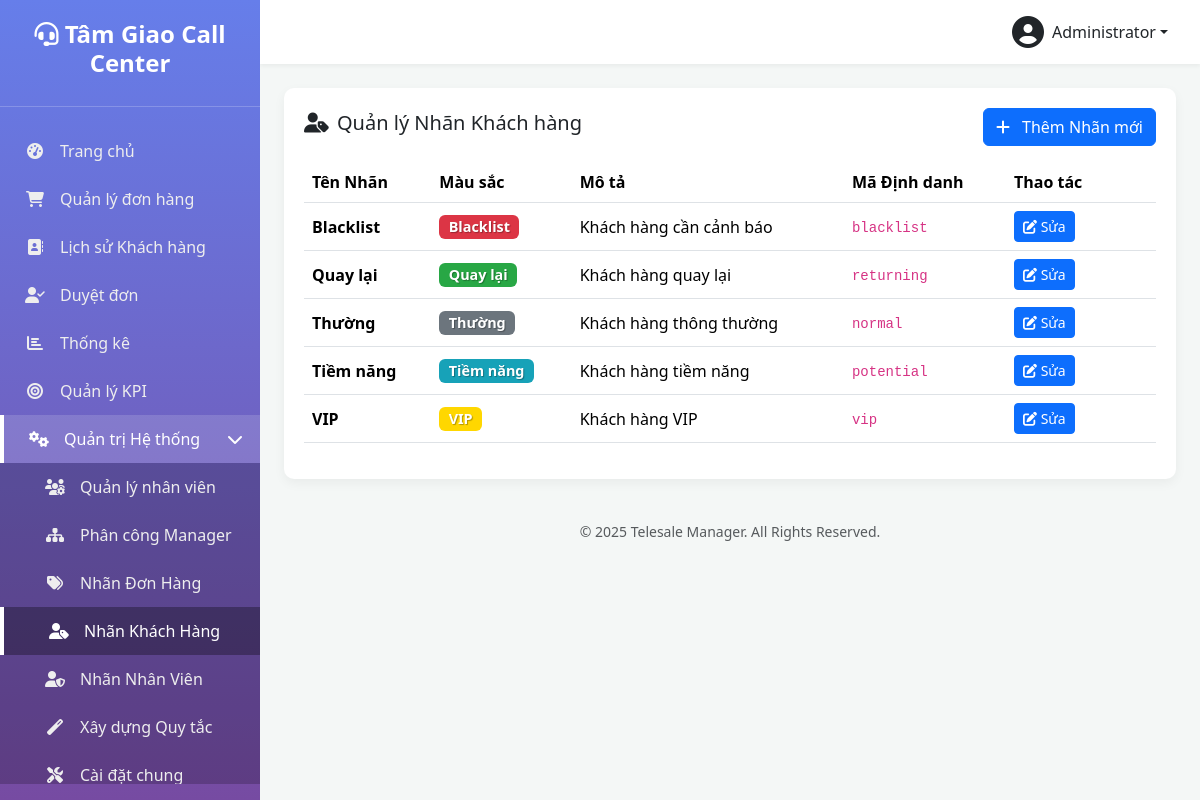
The app's page /manage-customer-labels.php (signed in), older data.
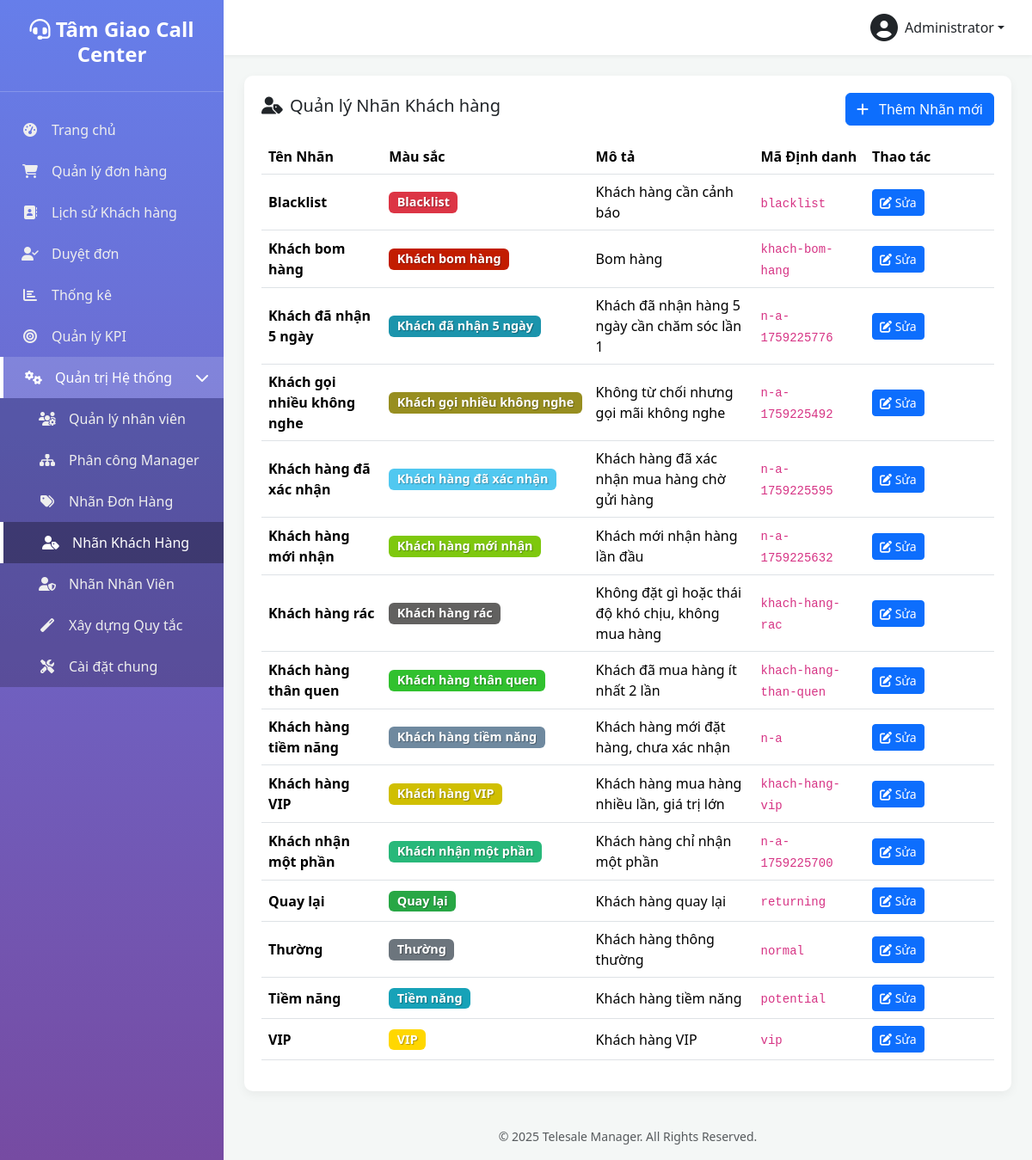
The same page, newer data.
### tables this page shows
CREATE TABLE `settings` (
  `setting_key` varchar(100) NOT NULL,
  `setting_value` text DEFAULT NULL
);

CREATE TABLE `users` (
  `id` int(10) UNSIGNED NOT NULL,
  `username` varchar(50) NOT NULL COMMENT 'Tên đăng nhập',
  `password` varchar(255) NOT NULL,
  `full_name` varchar(100) NOT NULL COMMENT 'Họ và tên',
  `email` varchar(100) DEFAULT NULL COMMENT 'Email',
  `phone` varchar(20) DEFAULT NULL COMMENT 'Số điện thoại',
  `role` enum('admin','manager','telesale') NOT NULL DEFAULT 'telesale' COMMENT 'Vai trò: admin, manager, telesale',
  `status` enum('active','inactive','suspended') NOT NULL DEFAULT 'active' COMMENT 'Trạng thái: active, inactive, suspended (bị treo)',
  `avatar` varchar(255) DEFAULT NULL COMMENT 'Đường dẫn ảnh đại diện',
  `last_login_at` datetime DEFAULT NULL COMMENT 'Lần đăng nhập cuối',
  `last_login_ip` varchar(45) DEFAULT NULL COMMENT 'IP đăng nhập cuối',
  `created_at` datetime DEFAULT current_timestamp(),
  `updated_at` datetime DEFAULT current_timestamp() ON UPDATE current_timestamp(),
  `suspension_reason` text DEFAULT NULL,
  `suspension_until` datetime DEFAULT NULL
);

CREATE TABLE `customer_labels` (
  `id` int(11) NOT NULL,
  `label_key` varchar(50) NOT NULL,
  `label_name` varchar(100) NOT NULL,
  `description` text DEFAULT NULL,
  `color` varchar(20) DEFAULT '#17a2b8',
  `icon` varchar(50) DEFAULT 'fa-tag',
  `auto_assign_rules` longtext DEFAULT NULL CHECK (json_valid(`auto_assign_rules`)),
  `restrictions` longtext DEFAULT NULL CHECK (json_valid(`restrictions`)),
  `sort_order` int(11) DEFAULT 0,
  `created_by` int(10) UNSIGNED DEFAULT NULL,
  `created_at` datetime DEFAULT current_timestamp(),
  `updated_at` datetime DEFAULT current_timestamp() ON UPDATE current_timestamp()
);

### functions.php (called while the page is built, shortened)
<?php
function get_db_connection() {
    static $pdo = null;
    if ($pdo === null) {
        try {
            $dsn = "mysql:host=" . DB_HOST . ";dbname=" . DB_NAME . ";charset=" . DB_CHARSET;
            $options = [
                PDO::ATTR_ERRMODE => PDO::ERRMODE_EXCEPTION,
                PDO::ATTR_DEFAULT_FETCH_MODE => PDO::FETCH_ASSOC,
                PDO::ATTR_EMULATE_PREPARES => false,
            ];
            $pdo = new PDO($dsn, DB_USER, DB_PASS, $options);
        } catch (PDOException $e) {
            die('Database connection failed: ' . $e->getMessage());
        }
    }
    return $pdo;
}
function db_query($sql, $params = []) {
    $pdo = get_db_connection();
    $stmt = $pdo->prepare($sql);
    $stmt->execute($params);
    return $stmt;
}
function db_get_row($sql, $params = []) {
    $stmt = db_query($sql, $params);
    return $stmt->fetch(PDO::FETCH_ASSOC);
}
function db_get_results($sql, $params = []) {
    $stmt = db_query($sql, $params);
    return $stmt->fetchAll(PDO::FETCH_ASSOC);
}
function db_get_var($sql, $params = []) {
    $stmt = db_query($sql, $params);
    return $stmt->fetchColumn();
}
function is_logged_in() {
    return isset($_SESSION['user_id']) && !empty($_SESSION['user_id']);
}
function get_logged_user() {
    static $cached_user = null;
    if ($cached_user === null) {
        $cached_user = db_get_row(
            "SELECT * FROM users WHERE id = ? AND status = 'active'",
            [$_SESSION['user_id']]
        );
    }
    return $cached_user;
}
function is_admin() {
    $user = get_logged_user();
    return $user && is_array($user) && isset($user['role']) && $user['role'] === 'admin';
}
function require_admin() {
    if (!is_admin()) {
        redirect('dashboard.php?error=access_denied');
        exit;
    }
}
function get_setting($key, $default = null) {
    $value = db_get_var("SELECT setting_value FROM settings WHERE setting_key = ?", [$key]);
    return $value !== false && $value !== null ? $value : $default;
}

### manage-customer-labels.php (the view, shortened to what this page needs)
<?php
require_once 'functions.php';
require_admin();
$labels = db_get_results("SELECT * FROM customer_labels ORDER BY label_name ASC");
include 'includes/header.php';
?>
<div class="table-card">
    <div class="d-flex justify-content-between align-items-center mb-3">
        <h5><i class="fas fa-user-tag me-2"></i>Quản lý Nhãn Khách hàng</h5>
        <button class="btn btn-primary" onclick="prepareAddModal()">
            <i class="fas fa-plus me-2"></i> Thêm Nhãn mới
        </button>
    </div>
    <table class="table table-hover align-middle">
        <thead>
            <tr>
                <th>Tên Nhãn</th>
                <th>Màu sắc</th>
                <th>Mô tả</th>
                <th>Mã Định danh</th>
                <th style="width: 150px;">Thao tác</th>
            </tr>
        </thead>
        <tbody>
            <?php if (empty($labels)): ?>
                <tr><td colspan="5" class="text-center text-muted py-4">Chưa có nhãn khách hàng nào được tạo.</td></tr>
            <?php else: ?>
                <?php foreach ($labels as $label): ?>
                <tr>
                    <td><strong><?php echo htmlspecialchars($label['label_name']); ?></strong></td>
                    <td>
                        <span class="badge" style="background-color: <?php echo htmlspecialchars($label['color']); ?>; color: #fff; text-shadow: 1px 1px 1px rgba(0,0,0,0.3); font-size: 0.9em;">
                            <?php echo htmlspecialchars($label['label_name']); ?>
                        </span>
                    </td>
                    <td><?php echo htmlspecialchars($label['description']); ?></td>
                    <td><code><?php echo htmlspecialchars($label['label_key']); ?></code></td>
                    <td>
                        <button class="btn btn-sm btn-primary"
                                onclick="prepareEditModal(
                                    '<?php echo htmlspecialchars($label['label_key'], ENT_QUOTES); ?>',
                                    '<?php echo htmlspecialchars($label['label_name'], ENT_QUOTES); ?>',
                                    '<?php echo htmlspecialchars($label['color'], ENT_QUOTES); ?>',
                                    '<?php echo htmlspecialchars($label['description'], ENT_QUOTES); ?>'
                                )">
                            <i class="fas fa-edit"></i> Sửa
                        </button>
                        </td>
                </tr>
                <?php endforeach; ?>
            <?php endif; ?>
        </tbody>
    </table>
</div>
<?php include 'includes/footer.php'; ?>

### includes/header.php (shortened to what this page needs)
<?php
$current_user = get_logged_user();
$current_page = basename($_SERVER['PHP_SELF']);
$system_pages = [
    'users.php',
    'manager-assignments.php',
    'manage-order-statuses.php',
    'manage-customer-labels.php',
    'manage-user-labels.php',
    'admin-rules.php',
    'settings.php',
];
$is_system_page_active = in_array($current_page, $system_pages);
?>
<!DOCTYPE html>
<html lang="vi">
<head>
    <link href="https://cdn.jsdelivr.net/npm/bootstrap@5.3.2/dist/css/bootstrap.min.css" rel="stylesheet">
    <link rel="stylesheet" href="https://cdnjs.cloudflare.com/ajax/libs/font-awesome/6.4.2/css/all.min.css">
</head>
<body>
    <div class="wrapper">
        <nav class="sidebar">
            <div class="sidebar-header">
                <h3><i class="fas fa-headset"></i> <?php echo get_setting('site_name', SITE_NAME); ?></h3>
            </div>
            <ul class="sidebar-nav">
                <li class="<?php echo ($current_page == 'dashboard.php') ? 'active' : ''; ?>">
                    <a href="dashboard.php"><i class="fas fa-tachometer-alt nav-icon"></i> Trang chủ</a>
                </li>
                <li class="<?php echo ($current_page == 'orders.php' || $current_page == 'order-detail.php') ? 'active' : ''; ?>">
                    <a href="orders.php"><i class="fas fa-shopping-cart nav-icon"></i> Quản lý đơn hàng</a>
                </li>
                <?php if (is_admin() || is_manager()): ?>
                <li class="<?php echo ($current_page == 'customer-history.php') ? 'active' : ''; ?>">
                    <a href="customer-history.php"><i class="fas fa-address-book nav-icon"></i> Lịch sử Khách hàng</a>
                </li>
                <li class="<?php echo ($current_page == 'pending-orders.php') ? 'active' : ''; ?>">
                    <a href="pending-orders.php">
                        <i class="fas fa-user-check nav-icon"></i> Duyệt đơn
                    </a>
                </li>
                <li class="<?php echo ($current_page == 'statistics.php') ? 'active' : ''; ?>">
                    <a href="statistics.php"><i class="fas fa-chart-bar nav-icon"></i> Thống kê</a>
                </li>
                <?php endif; ?>
                <?php if (is_admin() || is_manager()): ?>
                    <li class="<?php echo ($current_page == 'kpi.php') ? 'active' : ''; ?>">
                        <a href="kpi.php">
                            <i class="fas fa-bullseye nav-icon"></i>
                            <?php echo is_admin() ? 'Quản lý KPI' : 'Xem KPI'; ?>
                        </a>
                    </li>
                <?php endif; ?>
                <?php if (is_admin() || is_manager()): ?>
                <li class="<?php echo $is_system_page_active ? 'active' : ''; ?>">
                    <a href="#systemSettings" data-bs-toggle="collapse" aria-expanded="<?php echo $is_system_page_active ? 'true' : 'false'; ?>">
                        <i class="fas fa-cogs nav-icon"></i>
                        Quản trị Hệ thống
                        <i class="fas fa-chevron-right arrow"></i>
                    </a>
                    <ul class="collapse submenu <?php echo $is_system_page_active ? 'show' : ''; ?>" id="systemSettings">
                        <li class="<?php echo ($current_page == 'users.php') ? 'active' : ''; ?>">
                            <a href="users.php">
                                <i class="fas fa-users-cog nav-icon"></i>
                                <?php echo is_admin() ? 'Quản lý nhân viên' : 'Xem nhân viên'; ?>
                            </a>
                        </li>
                        <?php if (is_admin()):  ?>
                        <li class="<?php echo ($current_page == 'manager-assignments.php') ? 'active' : ''; ?>">
                            <a href="manager-assignments.php"><i class="fas fa-sitemap nav-icon"></i> Phân công Manager</a>
                        </li>
                        <li class="<?php echo ($current_page == 'manage-order-statuses.php') ? 'active' : ''; ?>">
							<a href="manage-order-statuses.php"><i class="fas fa-tags nav-icon"></i> Nhãn Đơn Hàng</a>
						</li>
						<li class="<?php echo ($current_page == 'manage-customer-labels.php') ? 'active' : ''; ?>">
							<a href="manage-customer-labels.php"><i class="fas fa-user-tag nav-icon"></i> Nhãn Khách Hàng</a>
						</li>
						<li class="<?php echo ($current_page == 'manage-user-labels.php') ? 'active' : ''; ?>">
							<a href="manage-user-labels.php"><i class="fas fa-user-shield nav-icon"></i> Nhãn Nhân Viên</a>
						</li>
						<li class="<?php echo ($current_page == 'admin-rules.php' || $current_page == 'admin-rules.php') ? 'active' : ''; ?>">
							<a href="admin-rules.php"><i class="fas fa-magic nav-icon"></i> Xây dựng Quy tắc</a>
						</li>
                         <li class="<?php echo ($current_page == 'settings.php') ? 'active' : ''; ?>">
                            <a href="settings.php"><i class="fas fa-tools nav-icon"></i> Cài đặt chung</a>
                        </li>
                        <?php endif; ?>
                    </ul>
                </li>
                <?php endif; ?>
            </ul>
        </nav>
        <div class="main-content">
            <header class="top-navbar d-flex justify-content-end align-items-center">
                <div class="dropdown">
                    <a href="#" class="d-flex align-items-center text-dark text-decoration-none dropdown-toggle" id="dropdownUser" data-bs-toggle="dropdown" aria-expanded="false">
                        <i class="fas fa-user-circle fa-2x me-2"></i>
                        <span><?php echo htmlspecialchars($current_user['full_name']); ?></span>
                    </a>
                </div>
            </header>
            <main class="p-4">

### includes/footer.php (shortened to what this page needs)
</main> <footer class="text-center p-3 text-muted">
                <small>&copy; <?php echo date('Y'); ?> <?php echo SITE_NAME; ?>. All Rights Reserved.</small>
            </footer>
        </div> </div> <div class="position-fixed bottom-0 end-0 p-3" style="z-index: 1100">
    </div>
</body>
</html>

### includes/header.php (style rules this page uses)
:root { --sidebar-width: 260px; --primary-color: #667eea; --secondary-color: #764ba2; }
body { background-color: #f4f7f6; }
.wrapper { display: flex; min-height: 100vh; }
.sidebar { width: var(--sidebar-width); background: linear-gradient(180deg, var(--primary-color) 0%, var(--secondary-color) 100%); color: #fff; position: fixed; height: 100%; display: flex; flex-direction: column; }
.sidebar-header { padding: 20px; text-align: center; border-bottom: 1px solid rgba(255,255,255,0.2); flex-shrink: 0; }
.sidebar-header h3 { font-size: 1.5rem; font-weight: 700; }
.sidebar-nav { list-style: none; padding: 20px 0; flex-grow: 1; overflow-y: auto; }
.sidebar-nav a { display: flex; align-items: center; padding: 12px 20px; color: #eee; text-decoration: none; transition: all 0.2s; }
.sidebar-nav a:hover, .sidebar-nav li.active > a { background-color: rgba(255,255,255,0.15); color: #fff; }
.sidebar-nav li.active > a { border-left: 4px solid #fff; }
.sidebar-nav a i.nav-icon { width: 30px; text-align: center; margin-right: 10px; }
.sidebar-nav .submenu { list-style: none; padding-left: 0; background-color: rgba(0,0,0,0.2); }
.sidebar-nav .submenu a { padding-left: 40px; }
.sidebar-nav .submenu a:hover, .sidebar-nav .submenu li.active > a { background-color: rgba(0,0,0,0.3); }
.sidebar-nav a .arrow { margin-left: auto; transition: transform 0.3s; }
.sidebar-nav a[aria-expanded="true"] .arrow { transform: rotate(90deg); }
.main-content { margin-left: var(--sidebar-width); width: calc(100% - var(--sidebar-width)); }
.top-navbar { background-color: #fff; box-shadow: 0 2px 4px rgba(0,0,0,0.05); padding: 1rem 2rem; }
.table-card, .stat-card { background-color: #fff; border-radius: 10px; padding: 20px; box-shadow: 0 4px 12px rgba(0,0,0,0.05); }

Row changes from the older to the newer data that the page shows:
added customer_labels: label_name "Khách bom hàng", description "Bom hàng", label_key "khach-bom-hang"
added customer_labels: label_name "Khách đã nhận 5 ngày", description "Khách đã nhận hàng 5 ngày cần chăm sóc lần 1", label_key "n-a-1759225776"
added customer_labels: label_name "Khách gọi nhiều không nghe", description "Không từ chối nhưng gọi mãi không nghe", label_key "n-a-1759225492"
added customer_labels: label_name "Khách hàng đã xác nhận", description "Khách hàng đã xác nhận mua hàng chờ gửi hàng", label_key "n-a-1759225595"
added customer_labels: label_name "Khách hàng mới nhận", description "Khách mới nhận hàng lần đầu", label_key "n-a-1759225632"
added customer_labels: label_name "Khách hàng rác", description "Không đặt gì hoặc thái độ khó chịu, không mua hàng", label_key "khach-hang-rac"
added customer_labels: label_name "Khách hàng thân quen", description "Khách đã mua hàng ít nhất 2 lần", label_key "khach-hang-than-quen"
added customer_labels: label_name "Khách hàng tiềm năng", description "Khách hàng mới đặt hàng, chưa xác nhận", label_key "n-a"
added customer_labels: label_name "Khách hàng VIP", description "Khách hàng mua hàng nhiều lần, giá trị lớn", label_key "khach-hang-vip"
added customer_labels: label_name "Khách nhận một phần", description "Khách hàng chỉ nhận một phần", label_key "n-a-1759225700"
